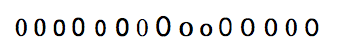
#> input picture Images/Alphabet/0.png, 343 x 55 px; its folder holds only this picture in this run
$ python trainingScript.py   (Python 2 division)   (older library calls are emulated)
#> lines starting #> are read from the running program, lines starting #| are printed output that depends on the picture; after the words box and inside, x2 and y2 are one past the last pixel; in counts of white or black regions, pixels touching at a corner belong together
### trainingHelper.py
from os import listdir, getcwd, makedirs
from os.path import isfile, join, splitext
import sys
import errno
import cv2
import numpy as np
import bisect
from datetime import datetime

#Input:
#   None
#Output:
#   Datetime represented with Year Month Day T Hour Minute Second MS
#   No formating besides 'T' between Date and Time
def noFormatDatetime():
    return datetime.now().strftime('%Y%m%dT%H%M%S%f')

#Input:
# path to directory
# Only include files in directory, don't include folders
#Output
#   Sorted list of all files in a given directory
def getAllFiles(directory=getcwd(), extension="", prefix=""):
    onlyFiles = sorted([ f for f in listdir(directory) if
        isfile(join(directory,f))
        & f.endswith(extension)
        & f.startswith(prefix) ])
    return onlyFiles

#Input:
# directory path
#Output
# If directory does not exist, create it
def make_sure_path_exists(path):
    try:
        makedirs(path)
    except OSError as exception:
        if exception.errno != errno.EEXIST:
            raise

#Input:
#   path directory for a Image file
#Output:
#   Tuple containing the image object and a copy
def readImage(fileName):
    im = cv2.imread(fileName)
    imcopy = im.copy()
    #print "Read file:", fileName
    return im, imcopy

#Input:
#   Image data to be written
# (Optional) Parameters:
#   filename - name of image to be saved as [default = datetime]
#   extension - type of file formate to save image as [default = .jpg]
#   prefix - affix a prefix to filename [default = ""]
#Output:
#   Save image as JPEG with filename as prefix + datetime unless specified
# [5 lines left out: function writeImage, not called in this run]

#Input:
#   path directory for a Image file
#Output:
#   Tuple containing the image object and a copy
def readFilename(filename):
    justName = splitext(filename)[0] # remove extension
    # Remove this in future update to support capital and lowercase
    justName = justName.lower() # convert to lowercase
    asciiKey = ord(justName)
    return justName, asciiKey

#Input:
#   Sample data file,Response data File
#Output:
#   KNearest neighboor Model made from learning from the two files
# [54 lines left out: functions trainKNNmodel, savemodel, loadmodel, resizeThumb, not called in this run]

#Input:
#   Image object that is to be converted
#Output:
#   Converts the color image to grayscale
def color2gray(image):
    gray = cv2.cvtColor(image,cv2.COLOR_BGR2GRAY) # convert color image to grayscale
    return gray

#Input:
#   Image object that is to be detected
#Output:
#   Draw lines and return list of regions where there are similar colors and sizes
# [5 lines left out: function mser, not called in this run]

#Input:
#   Image object that is to be converted
#Output:
#   Image objected blurred to the specified parameters
def gaussianBlur(image, width=5, height=5, xStdev=0, yStdev=0): # width and height has to be odd and positive
    gblur = cv2.GaussianBlur(image,(width,height),xStdev) # gaussian blur
    return gblur

# Input:
#    Image object that has been grayscaled
# (Optional) Parameters:
#   MaxValue -  max pixel value, 255 in this case
#   Adaptive Method - It decides how thresholding value is calculated.
#           cv2.ADAPTIVE_THRESH_MEAN_C : threshold value is the mean of neighbourhood area.
#           cv2.ADAPTIVE_THRESH_GAUSSIAN_C : threshold value is the weighted sum of neighbourhood values where weights are a gaussian window.
#   Theshold value- style of threshold, in this case Binary thresh
#           cv2.THRESH_BINARY
#           cv2.THRESH_BINARY_INV
#           cv2.THRESH_TRUNC
#           cv2.THRESH_TOZERO
#           cv2.THRESH_TOZERO_INV
# Block Size - decides the size of neighbourhood area.
# C - constant which is subtracted from the mean or weighted mean calculated.
#
# Output:
#   same type of image object but where each pixel has gone through binary
# Further Reading:http://docs.opencv.org/trunk/doc/py_tutorials/py_imgproc/py_thresholding/py_thresholding.html
def adapThreshold(image, MaxValue=255, Method=cv2.ADAPTIVE_THRESH_GAUSSIAN_C, Threshold_Type = cv2.THRESH_BINARY_INV, Blocksize=11,c=2):

    thresh = cv2.adaptiveThreshold(image, MaxValue, Method, Threshold_Type, Blocksize, c)
    return thresh

# Input:
#    Image object that will be modified to find contours,Will find white objects in this black file
#   (Optional) Parameters:
#   Approx Method
#       cv2.CHAIN_APPROX_SIMPLE: returns a simple amount of points i.e 4 for a box for the corners
#       cv2.CHAIN_APPROX_NONE: Returns all reduntant points for countour  i.e hundres for a box for points on edge
#   Retrival Method
#       cv2.CV_RETR_EXTERNAL retrieves only the extreme outer contours. It sets hierarchy[i][2]=hierarchy[i][3]=-1 for all the contours.
#       cv2.CV_RETR_LIST retrieves all of the contours without establishing any hierarchical relationships.
#       cv2.CV_RETR_CCOMP retrieves all of the contours and organizes them into a two-level hierarchy.
#           At the top level, there are external boundaries of the components.
#           At the second level, there are boundaries of the holes. If there is another contour inside a hole of a connected component, it is still put at the top level.
#       cv2.CV_RETR_TRE
# Output:
#   Countours: list of all the contours in the image
#   Heirarchy: output vector, containing information about the image topology and countours. It has as many elements as the number of contours.
# Further Reading:
#   http://docs.opencv.org/trunk/doc/py_tutorials/py_imgproc/py_contours/py_contours_begin/py_contours_begin.html?highlight=contours#what-are-contours
#   http://docs.opencv.org/modules/imgproc/doc/structural_analysis_and_shape_descriptors.html?highlight=findcontours#cv2.findContours
def findCountours(image,Contour_Rtrval_Md =cv2.RETR_LIST,Contour_Approx_Method = cv2.CHAIN_APPROX_SIMPLE):
    contours,hierarchy = cv2.findContours(image,Contour_Rtrval_Md,Contour_Approx_Method)
    return contours, hierarchy

# Input:
#    countours:list of  countours of a Image
#   (optional) Parameters:
#       h: optional minimun height of rectangles
# Output:
#   Countours: list of all the rechtangle contours where
#       the height of the rectangles is greater than minH
# Further Reading:
#   http://docs.opencv.org/trunk/doc/py_tutorials/py_imgproc/py_contours/py_contours_begin/py_contours_begin.html?highlight=contours#what-are-contours
def findCountourAreas(contours, minH=5):
    rectangles= []

    for cnt in contours:
        if cv2.contourArea(cnt)>10:
            #Calculates the up-right bounding rectangle of a point set.
            [x,y,w,h] = cv2.boundingRect(cnt)

            if h>minH:
                rectangles.append((x,y,w,h))
    return rectangles

# Input:
#    Rect1,Rect2: (x,y) bound of a rectangle
# Output:
#   Boolean indicating if Rectangles overlap
def intersect(rect1, rect2):
    # right
    aright=rect1[0]+rect1[2]
    bright=rect2[0]+rect2[2]
    # top
    atop= rect1[1]+rect1[3]
    btop=rect2[1]+rect2[3]
    # bottom
    abottom=rect1[1]
    bbottom=rect2[1]
    # left
    aleft=rect1[0]
    bleft=rect2[0]

    separate = aright < bleft or aleft > bright or atop < bbottom or abottom > btop

    return not separate

# Input:
#    Rectangles: List of rectangles contours
# Output:
#   A copy of the Input where overlapping rectangles have been removed
def removeOverlaps(rectangles):
    badindices=[]

    for i in (range(0,len(rectangles))):
        for j in (range(i,len(rectangles))):

            rect1 = rectangles[i]
            rect2 = rectangles[j]
            if (i!=j):
                if(intersect(rect1,rect2)):
                    smallerrect=i;
                    if(rect2[2]*rect2[3]<rect1[2]*rect1[3]):
                        smallerrect= j
                    if(not (smallerrect in badindices)):
                        bisect.insort(badindices,i)

    for x in reversed(badindices):
        rectangles.pop(x)

    return rectangles

# Input:
#    Rectangles: List of rectangles contours
#    (Optional) Tibble_gap: Possible pixel vertical gap between only i and j's tibbles,
# Output:
#   A copy of the Input where rectangles with Tibble_gap vertically away are merged
def mergeT(orginal,Tibble_gap=5):
    rectangles = []
    merged = []
    newlist=[]
    for n in orginal:
        rectangles.append(n)

    for i in xrange(0,len(rectangles)):

        for j in xrange(0,len(rectangles)):
            if(i not in merged and j not in merged and i!=j):
                (x,y,w,h)=rectangles[i]
                (y2,x2,w2,h2)=rectangles[j]
                rect1=rectangles[j]
                rect2=(x,y,w,h+Tibble_gap)
                tibble=j
                nontibble=i
                if(True==intersect(rect1,rect2)):
                    # cv2.rectangle(im,(x,y-5),(x+w,y+h+5),(0,133,133),1)

                    if(w*h<w2*h2):
                        nontibble=j
                        tibble=i
                    gap =rectangles[nontibble][1]-( rectangles[tibble][1]+ rectangles[tibble][3]  )
                    nh=rectangles[nontibble][3]+(rectangles[tibble][3] + gap )
                    ny=rectangles[nontibble][1]-(rectangles[tibble][3] + gap )
                    nrect=(rectangles[nontibble][0],ny,rectangles[nontibble][2],nh)
                    rectangles[nontibble]=nrect

                    bisect.insort(merged,tibble)

    for k in reversed(merged):
        rectangles.pop(k)
    return rectangles

#Input: [Deprecated; see xsort]
#   Rectangles: List of rectangles contours
#   Simple sorting by either lowest x then y value or vice-versa, [0:1] = [x:y]
#Output:
#   Sorted list of rectangles
def sortListedRect(rectangles,a=1,b=0):
    rectangles = sorted(rectangles, key=lambda x: (x[a],x[b])) # sort by x,y values
    return rectangles

# Better sorting of x,y left to right ordering
def comp(rect1,rect2,i,j):
    if((rect2[1]-20)<rect1[1]<(rect2[1]+20)):
        if(rect1[0]<(rect2[0])):
            return i
        else:
            return j
    elif(rect1[1]<(rect2[1])):
        return i
    else:
        return j

#Input:
#   Rectangles: List of rectangles contours
#   Sorting by either lowest x then y
#Output:
#   Sorted list of rectangles
def xsort(rectangles):
    newrectangles = []
    sortedidx = []
    lowtuple= [sys.maxsize,sys.maxsize]
    lowindex = 0

    for i in xrange(0,len(rectangles)):
        for j in xrange(0,len(rectangles)):
            if(j not in sortedidx):
                (y,x,w,h)=rectangles[j]
                rect1=rectangles[j]
                rect2=lowtuple
                s=comp(rect1,rect2,0,j)

                if(s==0):
                    lowtuple=(y,x)
                    lowindex=j

        # print rectangles[lowindex],lowtuple,lowindex
        lowtuple= [sys.maxsize,sys.maxsize]
        sortedidx.append(lowindex)
        newrectangles.append(rectangles[lowindex])

    # print sortedidx
    return newrectangles

### trainingScript.py
from trainingHelper import *

keys = [i for j in (range(33,65),range(96,127)) for i in j] # allowed ascii keys

#Input:
#	Image to run training on
# 	Rectangles: List of rectangles contours
# 	Threshold: threshold transformed area
#	(Optional parameters)
# 		Keys: list of acceptable ascii keys
#Output:
# [41 lines left out: function manualTrainRects, not called in this run]


#Input:
#	Image: to run training on
# 	Rectangles: List of rectangles contours
# 	Threshold: threshold transformed area
# 	keyName
#	(Optional parameters)
#		keyName: Name of ascii key
#		ketInt: ascii key integer
# 		Keys: list of acceptable ascii keys
#Output:
def autoTrainRects(image,rectangles,thresh,keyName=chr(127),keyInt=127,keys=keys):
	samples =  np.empty((0,100))
	responses = []
	character = chr(keyInt)
	folder = 'ML/'

	if keyName != character:
		print "Error character and name does not match!"
	else:
		for (x,y,w,h) in rectangles:
			#cv2.rectangle(image,(x,y),(x+w,y+h),(0,0,255),2)
			# print (x,y,w,h)

			roi = thresh[y:y+h,x:x+w]
			roismall = cv2.resize(roi,(10,10))

			#cv2.imshow('training',image)
			key = keyInt

			if key == 27:  # (escape to quit)
				sys.exit()
			elif key in keys:
				responses.append(key)
				sample = roismall.reshape((1,100))
				samples = np.append(samples,sample,0)
		#cv2.destroyAllWindows() # close images

		responses = np.array(responses,np.float32)
		responses = responses.reshape((responses.size,1))
		#print "Training complete for character", character

		make_sure_path_exists(folder)

		samplefile = folder+character+'-Samples.data'
		# open(samplefile, 'a').close()
		np.savetxt(samplefile,samples)

		responsefile = folder+character+'-Responses.data'
		# open(responsefile, 'a').close()
		np.savetxt(responsefile,responses)

		#print "Saved samples & responses for character", character

def mergeAutoMLdata(directory):
	folder = 'Data/'
	make_sure_path_exists(folder)

	print "Merging Samples..."
	allFiles = getAllFiles(directory, '-Samples.data')

	with open(folder+"autoSamples.data", "w") as soutfile:
		for sampleFile in allFiles:
			for line in open(directory+sampleFile, "r"):
				soutfile.write(line)

	print "Merging Responses..."
	allFiles = getAllFiles(directory, '-Responses.data')

	with open(folder+"autoResponses.data", "w") as routfile:
		for responseFile in allFiles:
			for line in open(directory+responseFile, "r"):
				routfile.write(line)

	print "All Responses and Samples data files merged!"

#Input:
#	path to image file
#Output:
#	2 data files containing a mapping of responses to samples
# [15 lines left out: function manualRun, not called in this run]

#Input:
#	path to directory
#Output:
#	2 data files containing a mapping of responses to samples
def autoRun(directory):
	allFiles = getAllFiles(directory)
	for files in allFiles:
		fullpath = directory+'/'+files
		im,im3 = readImage(fullpath)
#> in readImage, im is the input picture: shape (55, 343, 3); mean B, G, R 236, 235.8, 235.9
		justName, asciiKey = readFilename(files)

		gray = color2gray(im)
#> in color2gray, `gray = cv2.cvtColor(image,cv2.COLOR_BGR2GRAY)`:
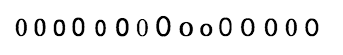
#> gray: shape (55, 343); min 0, max 255, mean 235.8
		gblur = gaussianBlur(gray)
#> in gaussianBlur, `gblur = cv2.GaussianBlur(image,(width,height),xStdev)`:
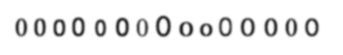
#> gblur: shape (55, 343); min 38, max 255, mean 235.8
		thresh = adapThreshold(gblur)
#> in adapThreshold, `thresh = cv2.adaptiveThreshold(image, MaxValue, Method, Threshold_Type..`:
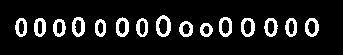
#> thresh: shape (55, 343); 11% white; 15 white regions
		contours, hierarchy = findCountours(thresh)
#> in findCountours, `contours,hierarchy = cv2.findContours(image,Contour_Rtrval_Md,Contour_..`: contours = 30 contours; largest, box (x1, y1, x2, y2) and area: (156, 15, 171, 37) 241, (241, 18, 255, 37) 200, (219, 17, 232, 37) 198, (305, 18, 319, 37) 193, (72, 17, 85, 37) 192

		rectangles = findCountourAreas(contours,1) # leave out 1 if not combining tibblne
#> the loop in findCountourAreas, `for cnt in contours:` made 30 passes
#> (x, y, w, h) on passes 1 to 8: (202, 25, 8, 10), (182, 23, 9, 12), (200, 23, 13, 14), (97, 21, 7, 14), (56, 21, 7, 14), (307, 20, 9, 15), (288, 20, 7, 15), (267, 20, 8, 15)
#> after the loop in findCountourAreas, `for cnt in contours:`: rectangles = 30 items, first 6: (202, 25, 8, 10), (182, 23, 9, 12), (200, 23, 13, 14), (97, 21, 7, 14), (56, 21, 7, 14), (307, 20, 9, 15)
		rectangles = removeOverlaps(rectangles)
#> the loop in removeOverlaps, `for i in (range(0,len(rectangles))):` made 30 passes
#> the loop in removeOverlaps, `for x in reversed(badindices):` made 15 passes
#> x on passes 1 to 8: 16, 15, 14, 13, 12, 11, 10, 9
		#rectangles = sortListedRect(rectangles)
		rectangles = xsort(rectangles)
#> the loop in xsort, `for i in xrange(0,len(rectangles)):` made 15 passes
		rectangles = mergeT(rectangles) # combine tibble
#> the loop in mergeT, `for n in orginal:` made 15 passes
#> n on passes 1 to 8: (15, 18, 12, 19), (34, 18, 12, 19), (53, 19, 13, 18), (72, 17, 13, 20), (95, 19, 11, 18), (116, 17, 13, 20), (136, 18, 12, 19), (156, 15, 15, 22)
#> the loop in mergeT, `for i in xrange(0,len(rectangles)): ` made 15 passes

		autoTrainRects(im, rectangles, thresh, justName, asciiKey)
#> the loop in autoTrainRects, `for (x,y,w,h) in rectangles:` made 15 passes

	mergeAutoMLdata('ML/') # merge all character data files

# manualRun('Images/digitAlphabet.png')
autoRun('Images/Alphabet')
# print "Training completed!"

$ run again, on Images/Alphabet/4.png
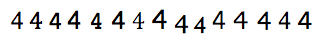
#> input picture Images/Alphabet/4.png, 324 x 47 px
#> in readImage, im is the input picture: shape (47, 324, 3); mean B, G, R 234.5, 234.3, 234.4
#> in gaussianBlur, `gblur = cv2.GaussianBlur(image,(width,height),xStdev)`:
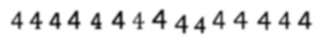
#> gblur: shape (47, 324); min 15, max 255, mean 234.4
#> in adapThreshold, `thresh = cv2.adaptiveThreshold(image, MaxValue, Method, Threshold_Type..`:
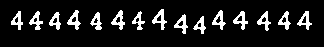
#> thresh: shape (47, 324); 11.2% white; 15 white regions
#> in findCountours, `contours,hierarchy = cv2.findContours(image,Contour_Rtrval_Md,Contour_..`: contours = 30 contours, 5 with area under 20; largest, box (x1, y1, x2, y2) and area: (152, 9, 167, 30) 119, (111, 10, 125, 30) 114, (67, 10, 81, 30) 112, (233, 11, 248, 30) 112, (212, 10, 226, 30) 112
#> the loop in findCountourAreas, `for cnt in contours:` made 30 passes
#> (x, y, w, h) on passes 1 to 8: (197, 22, 5, 6), (177, 20, 7, 7), (135, 17, 5, 6), (93, 17, 6, 7), (52, 17, 6, 7), (33, 17, 5, 6), (281, 16, 6, 8), (261, 16, 6, 7)
#> after the loop in findCountourAreas, `for cnt in contours:`: rectangles = 30 items, first 6: (197, 22, 5, 6), (177, 20, 7, 7), (135, 17, 5, 6), (93, 17, 6, 7), (52, 17, 6, 7), (33, 17, 5, 6)
#> the loop in removeOverlaps, `for i in (range(0,len(rectangles))):` made 30 passes
#> the loop in removeOverlaps, `for x in reversed(badindices):` made 15 passes
#> x on passes 1, 2, 3, 4, 5, 6, 7, 9: 15, 13, 12, 11, 10, 9, 8, 6
#> the loop in xsort, `for i in xrange(0,len(rectangles)):` made 15 passes
#> the loop in mergeT, `for n in orginal:` made 15 passes
#> n on passes 1 to 8: (11, 11, 12, 19), (29, 11, 14, 19), (49, 12, 12, 18), (67, 10, 14, 20), (90, 12, 12, 18), (111, 10, 14, 20), (132, 11, 13, 19), (152, 9, 15, 21)
#> the loop in mergeT, `for i in xrange(0,len(rectangles)): ` made 15 passes
#> the loop in autoTrainRects, `for (x,y,w,h) in rectangles:` made 15 passes

$ run again, on Images/Alphabet/5.png
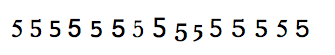
#> input picture Images/Alphabet/5.png, 335 x 55 px
#> in readImage, im is the input picture: shape (55, 335, 3); mean B, G, R 237.6, 237.5, 237.4
#> in gaussianBlur, `gblur = cv2.GaussianBlur(image,(width,height),xStdev)`:
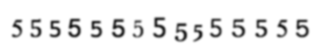
#> gblur: shape (55, 335); min 30, max 255, mean 237.5
#> in adapThreshold, `thresh = cv2.adaptiveThreshold(image, MaxValue, Method, Threshold_Type..`:
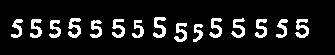
#> thresh: shape (55, 335); 10.6% white; 15 white regions
#> in findCountours, `contours,hierarchy = cv2.findContours(image,Contour_Rtrval_Md,Contour_..`: contours = 15 contours; largest, box (x1, y1, x2, y2) and area: (153, 17, 166, 38) 110, (68, 18, 81, 38) 107, (295, 19, 309, 38) 105, (112, 19, 125, 38) 98, (231, 18, 245, 38) 98
#> the loop in findCountourAreas, `for cnt in contours:` made 15 passes
#> (x, y, w, h) on passes 1 to 8: (193, 24, 10, 18), (174, 23, 13, 19), (132, 20, 12, 18), (90, 20, 12, 18), (49, 20, 12, 18), (295, 19, 14, 19), (276, 19, 12, 19), (255, 19, 12, 19)
#> after the loop in findCountourAreas, `for cnt in contours:`: rectangles = 15 items, first 6: (193, 24, 10, 18), (174, 23, 13, 19), (132, 20, 12, 18), (90, 20, 12, 18), (49, 20, 12, 18), (295, 19, 14, 19)
#> the loop in removeOverlaps, `for i in (range(0,len(rectangles))):` made 15 passes
#> the loop in xsort, `for i in xrange(0,len(rectangles)):` made 15 passes
#> the loop in mergeT, `for n in orginal:` made 15 passes
#> n on passes 1 to 8: (11, 19, 12, 19), (30, 19, 12, 19), (49, 20, 12, 18), (68, 18, 13, 20), (90, 20, 12, 18), (112, 19, 13, 19), (132, 20, 12, 18), (153, 17, 13, 21)
#> the loop in mergeT, `for i in xrange(0,len(rectangles)): ` made 15 passes
#> the loop in autoTrainRects, `for (x,y,w,h) in rectangles:` made 15 passes

$ run again, on Images/Alphabet/6.png
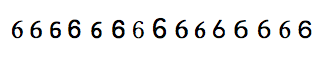
#> input picture Images/Alphabet/6.png, 325 x 60 px
#> in readImage, im is the input picture: shape (60, 325, 3); mean B, G, R 236.1, 236, 236
#> in gaussianBlur, `gblur = cv2.GaussianBlur(image,(width,height),xStdev)`:
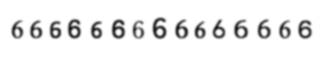
#> gblur: shape (60, 325); min 18, max 255, mean 236
#> in adapThreshold, `thresh = cv2.adaptiveThreshold(image, MaxValue, Method, Threshold_Type..`:
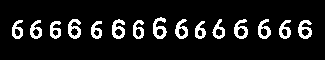
#> thresh: shape (60, 325); 10.5% white; 15 white regions
#> in findCountours, `contours,hierarchy = cv2.findContours(image,Contour_Rtrval_Md,Contour_..`: contours = 30 contours; largest, box (x1, y1, x2, y2) and area: (153, 17, 167, 39) 168, (234, 19, 248, 39) 161, (112, 19, 125, 39) 161, (68, 19, 81, 39) 158, (298, 20, 312, 39) 156
#> the loop in findCountourAreas, `for cnt in contours:` made 30 passes
#> (x, y, w, h) on passes 1 to 8: (197, 29, 6, 8), (93, 29, 7, 8), (52, 29, 7, 8), (301, 28, 9, 9), (281, 28, 7, 9), (215, 28, 8, 9), (156, 28, 8, 9), (135, 28, 7, 10)
#> after the loop in findCountourAreas, `for cnt in contours:`: rectangles = 30 items, first 6: (197, 29, 6, 8), (93, 29, 7, 8), (52, 29, 7, 8), (301, 28, 9, 9), (281, 28, 7, 9), (215, 28, 8, 9)
#> the loop in removeOverlaps, `for i in (range(0,len(rectangles))):` made 30 passes
#> the loop in removeOverlaps, `for x in reversed(badindices):` made 15 passes
#> x on passes 1, 2, 3, 4, 5, 6, 7, 9: 14, 13, 12, 11, 10, 9, 8, 6
#> the loop in xsort, `for i in xrange(0,len(rectangles)):` made 15 passes
#> the loop in mergeT, `for n in orginal:` made 15 passes
#> n on passes 1 to 8: (12, 20, 11, 19), (30, 20, 12, 19), (50, 21, 11, 18), (68, 19, 13, 20), (91, 21, 11, 18), (112, 19, 13, 20), (133, 20, 11, 19), (153, 17, 14, 22)
#> the loop in mergeT, `for i in xrange(0,len(rectangles)): ` made 15 passes
#> the loop in autoTrainRects, `for (x,y,w,h) in rectangles:` made 15 passes
